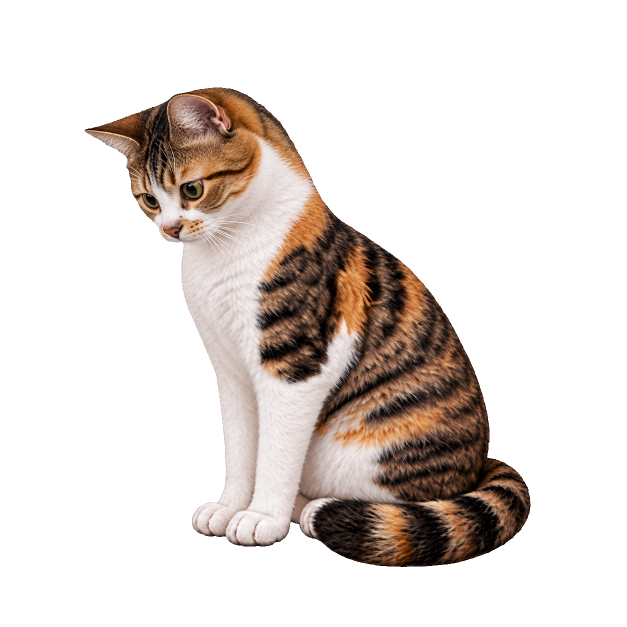
#> input picture assets/animation-source/gaze-down-left-v2-clean.png, 1254 x 1254 px (shown at 1/2 size)
$ python fit-gaze-frame.py ../assets/animation-source/gaze-down-left-v2-clean.png ../assets/animation-source/gaze-down-right-v2-clean.png
#> lines starting #> are read from the running program, lines starting #| are printed output that depends on the picture; after the words box and inside, x2 and y2 are one past the last pixel; in counts of white or black regions, pixels touching at a corner belong together
#!/usr/bin/env python3
"""Fit one complete gaze pose onto the runtime canvas without distortion."""

from pathlib import Path
import sys
from collections import deque

from PIL import Image


if len(sys.argv) != 3:
    raise SystemExit("usage: fit-gaze-frame.py INPUT.png OUTPUT.png")

source = Image.open(sys.argv[1]).convert("RGBA")
#> source is the input picture: PIL image 1254x1254 RGBA; mean R, G, B, A 42.4, 34.8, 30.5, 70.9
alpha = source.getchannel("A")
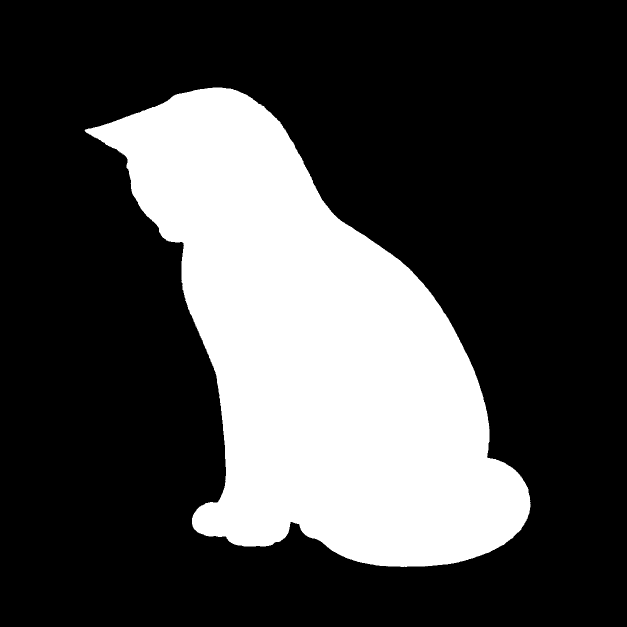
#> alpha: PIL image 1254x1254 L (shown at 1/2 size); 27.8% white; 1 white region, box (x1, y1, x2, y2) and area: (169, 175, 1061, 1134) 437516
width, height = source.size
#> width = 1254; height = 1254
visible = bytearray(value >= 32 for value in alpha.getdata())
seen = bytearray(width * height)
largest = []
for start, is_visible in enumerate(visible):
    if not is_visible or seen[start]:
        continue
    component = []
    queue = deque([start])
    seen[start] = 1
    while queue:
        index = queue.popleft()
        component.append(index)
        x = index % width
        y = index // width
        for neighbor in (
            index - 1 if x else -1,
            index + 1 if x + 1 < width else -1,
            index - width if y else -1,
            index + width if y + 1 < height else -1,
        ):
            if neighbor >= 0 and visible[neighbor] and not seen[neighbor]:
                seen[neighbor] = 1
                queue.append(neighbor)
    if len(component) > len(largest):
        largest = component
#> after the loop, largest = 437516 items

original_alpha = alpha.tobytes()
clean_alpha = bytearray(width * height)
for index in largest:
    clean_alpha[index] = original_alpha[index]
#> this loop made 437516 passes
#> index on passes 1 to 3: 219875, 219876, 221129
source.putalpha(Image.frombytes("L", source.size, bytes(clean_alpha)))
bounds = source.getchannel("A").getbbox()
#> bounds = (169, 175, 1061, 1134)
if not bounds:
    raise SystemExit("input has no visible subject")

subject = source.crop(bounds)
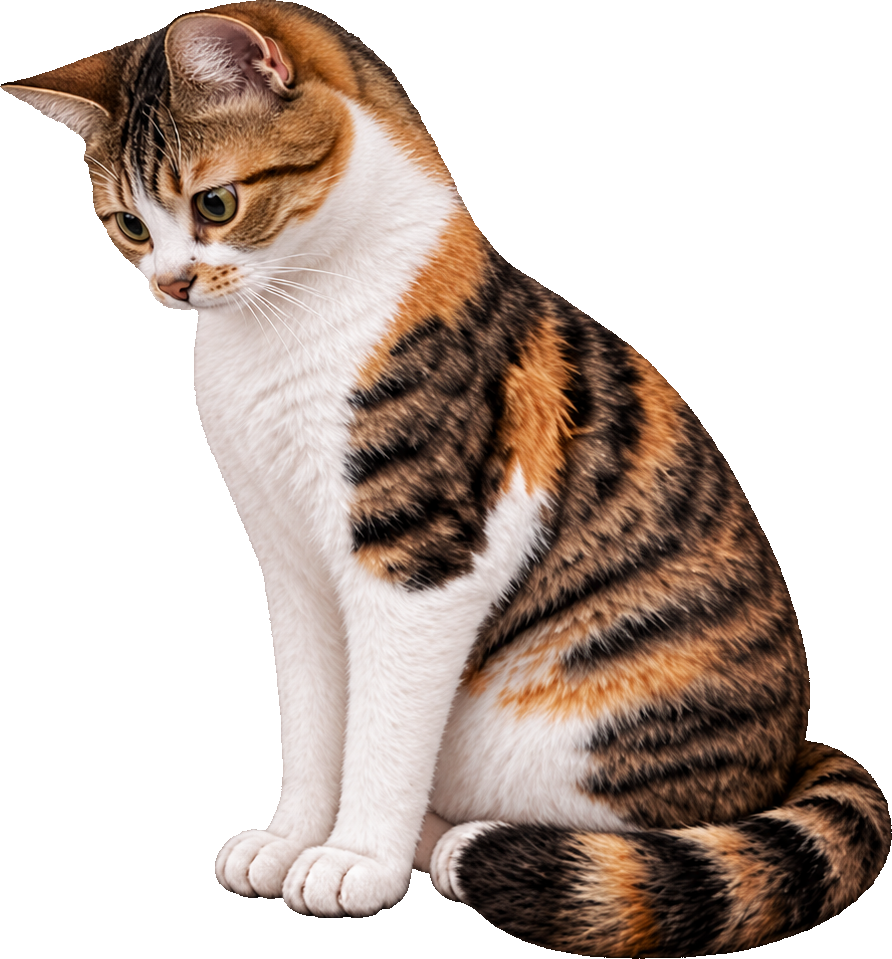
#> subject: PIL image 892x959 RGBA; mean R, G, B, A 77.8, 63.9, 56.1, 130.4; transparent parts drawn white
target_height = 430
scale = target_height / subject.height
#> scale = 0.448
target_width = round(subject.width * scale)
#> target_width = 400
subject = subject.resize((target_width, target_height), Image.Resampling.LANCZOS)
#> subject: PIL image 400x430 RGBA

canvas = Image.new("RGBA", (512, 512), (0, 0, 0, 0))
#> canvas: PIL image 512x512 RGBA; every value is 0
left = (canvas.width - target_width) // 2
#> left = 56
top = 462 - target_height
canvas.alpha_composite(subject, (left, top))
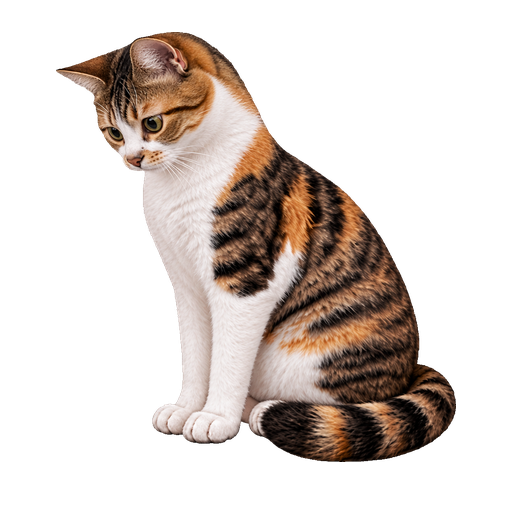
#> canvas: PIL image 512x512 RGBA; mean R, G, B, A 49.9, 41.1, 36, 85.6; transparent parts drawn white

target = Path(sys.argv[2])
target.parent.mkdir(parents=True, exist_ok=True)
canvas.save(target)

$ run again, on assets/animation-source/gaze-down-v1-clean.png
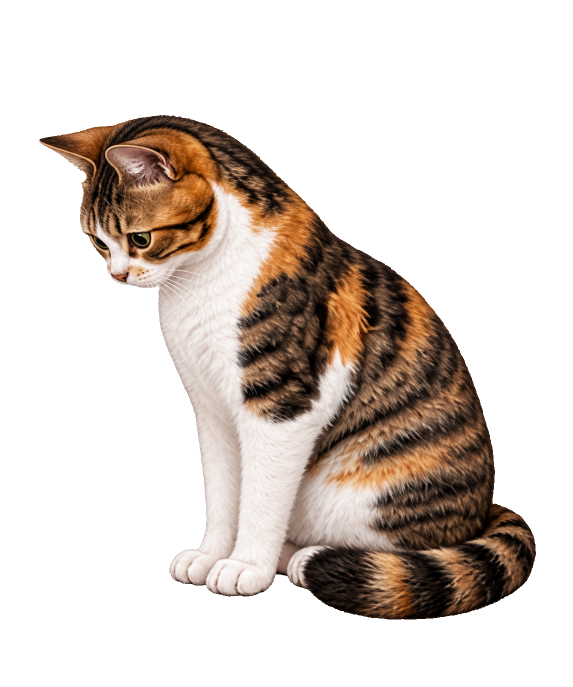
#> input picture assets/animation-source/gaze-down-v1-clean.png, 1145 x 1374 px (shown at 1/2 size)
#> source is the input picture: PIL image 1145x1374 RGBA; mean R, G, B, A 50.9, 41.1, 34.7, 86.1
#> `alpha = source.getchannel("A")`:
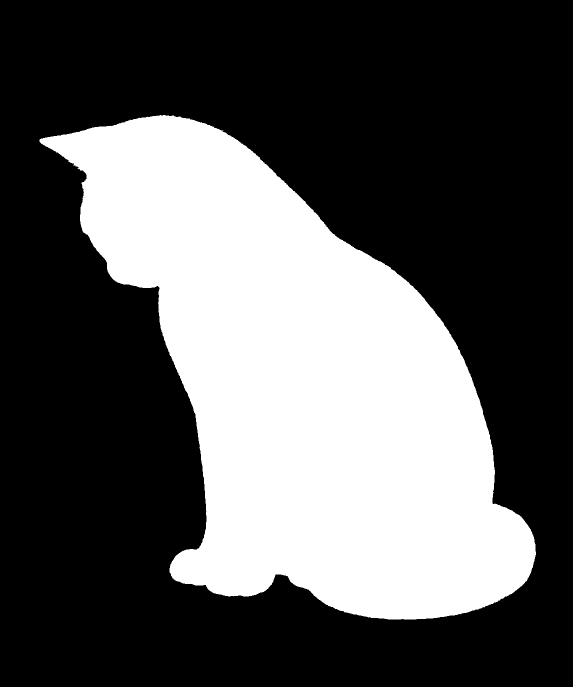
#> alpha: PIL image 1145x1374 L (shown at 1/2 size); 33.8% white; 1 white region, box (x1, y1, x2, y2) and area: (79, 230, 1072, 1239) 531352
#> after the loop `for start, is_visible in enumerate(visible):`: largest = 531352 items
#> the loop `for index in largest:` made 531352 passes
#> index on passes 1 to 3: 263670, 263671, 264815
#> bounds = (79, 230, 1072, 1239)
#> `canvas.alpha_composite(subject, (left, top))`:
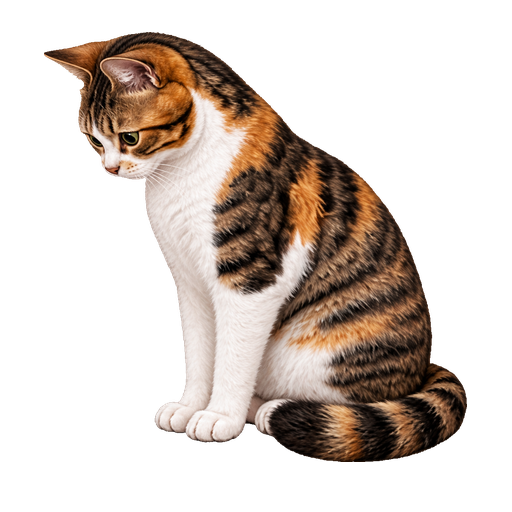
#> canvas: PIL image 512x512 RGBA; mean R, G, B, A 53.6, 43.4, 36.6, 93.8; transparent parts drawn white

$ run again, on assets/animation-source/gaze-down-v2-clean.png
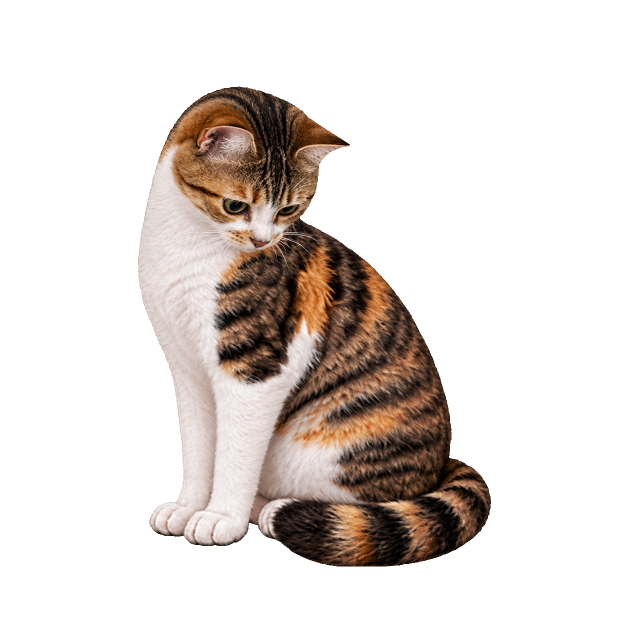
#> input picture assets/animation-source/gaze-down-v2-clean.png, 1254 x 1254 px (shown at 1/2 size)
#> source is the input picture: PIL image 1254x1254 RGBA; mean R, G, B, A 40.5, 33.4, 29.2, 70.4
#> `alpha = source.getchannel("A")`:
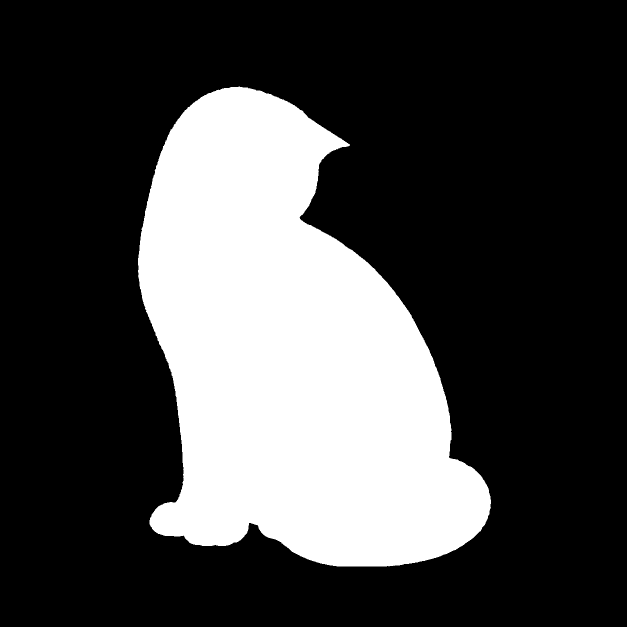
#> alpha: PIL image 1254x1254 L (shown at 1/2 size); 27.6% white; 1 white region, box (x1, y1, x2, y2) and area: (276, 173, 982, 1133) 434100
#> after the loop `for start, is_visible in enumerate(visible):`: largest = 434100 items
#> the loop `for index in largest:` made 434100 passes
#> index on passes 1 to 3: 217419, 217420, 218673
#> bounds = (276, 173, 982, 1133)
#> `canvas.alpha_composite(subject, (left, top))`:
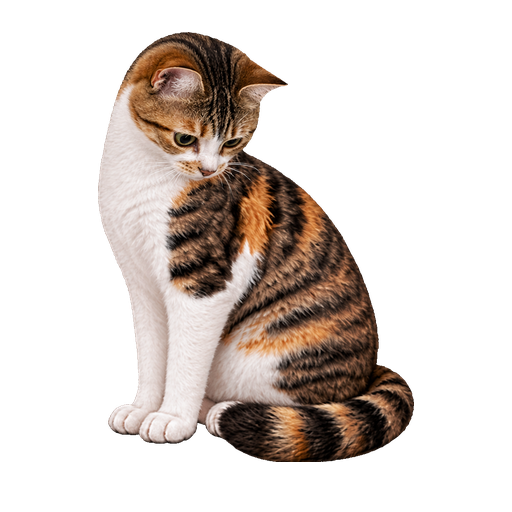
#> canvas: PIL image 512x512 RGBA; mean R, G, B, A 48.2, 39.7, 34.7, 84.7; transparent parts drawn white

$ run again, on assets/animation-source/gaze-lean-ai.png
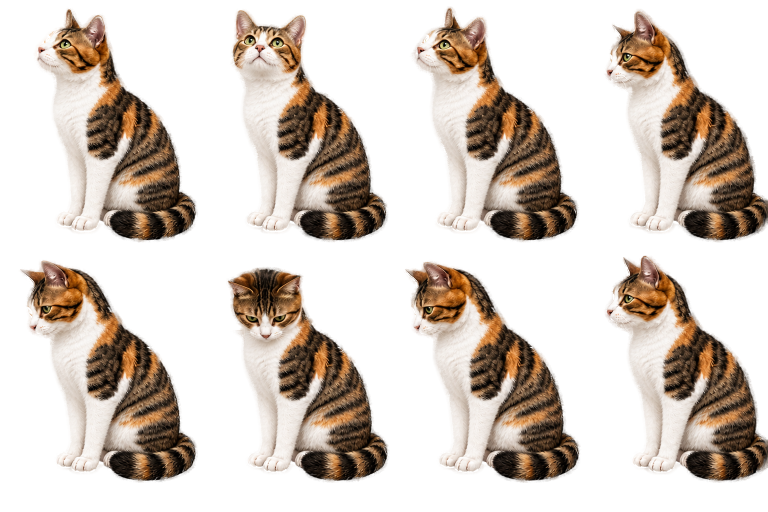
#> input picture assets/animation-source/gaze-lean-ai.png, 1536 x 1024 px (shown at 1/2 size)
#> source is the input picture: PIL image 1536x1024 RGBA; mean R, G, B, A 145.1, 119.3, 97.8, 105.5
#> `alpha = source.getchannel("A")`:
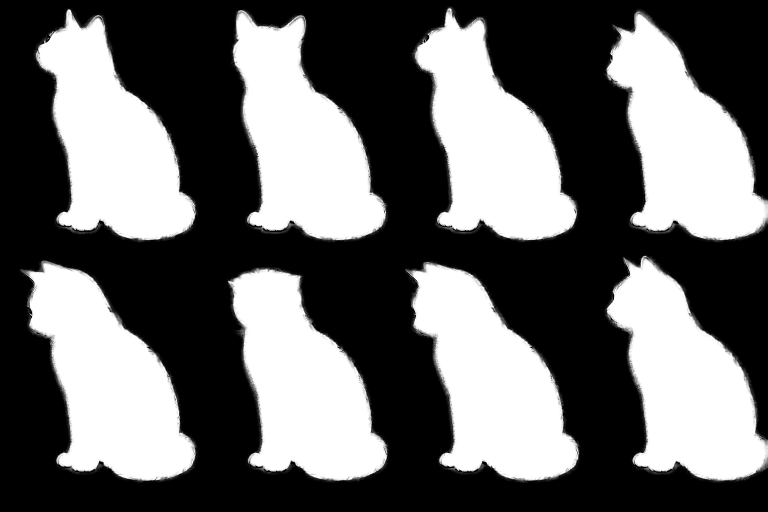
#> alpha: PIL image 1536x1024 L (shown at 1/2 size); min 0, max 255, mean 105.5
#> after the loop `for start, is_visible in enumerate(visible):`: largest = 86663 items
#> the loop `for index in largest:` made 86663 passes
#> index on passes 1 to 3: 804181, 804182, 805717
#> bounds = (810, 523, 1159, 965)
#> `canvas.alpha_composite(subject, (left, top))`:
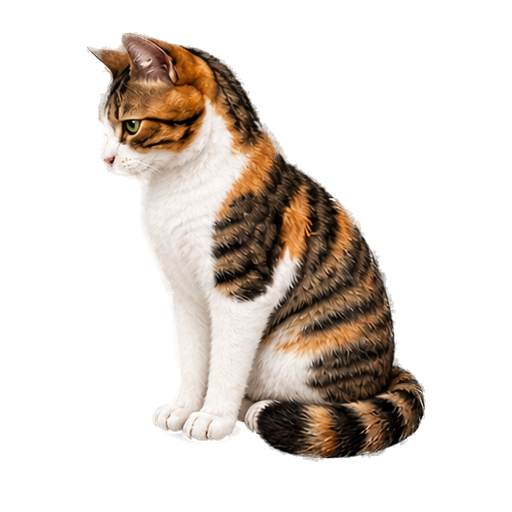
#> canvas: PIL image 512x512 RGBA; mean R, G, B, A 47.5, 39.8, 33.4, 76.4; transparent parts drawn white
